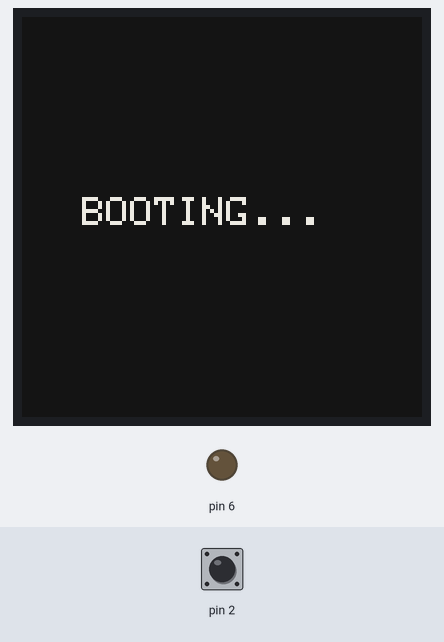
The sketch below on a simulated Arduino Uno, built for the host (arithmetic inside an expression is 32-bit, double 64-bit). On the bench: 200×200 one-colour display, output pins drawn as LEDs (lit = HIGH). Wiring (inferred from the names in the program): PCF8563 clock at I2C address 0x51. The inputs (shaded band) are chosen by the test bench; at power-on: pin 2 HIGH. The local clock reads 2024-03-15 10:24:30 at power-on unless the sketch sets it; what the sketch prints to the serial monitor is not drawn.

Above: at 4.4 s.
4.5 s: pin 2 pulled LOW for 0.15 s
At 6.1 s:
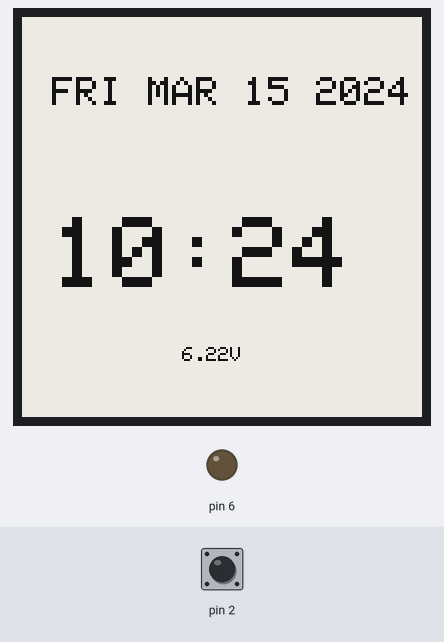
6.6 s: pin 2 pulled LOW for 1 s
At 8.0 s:
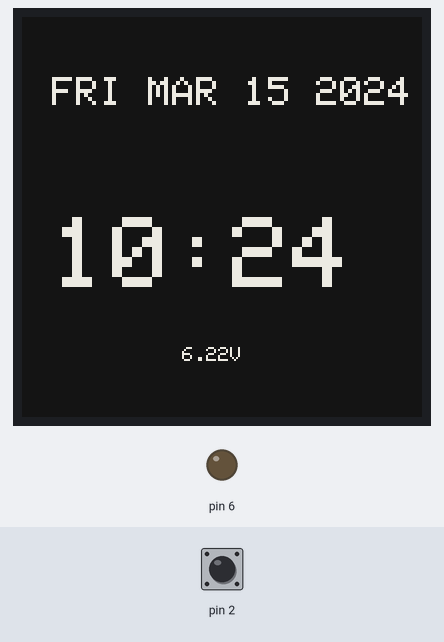
9.1 s: pin 2 pulled LOW for 0.15 s
At 9.5 s:
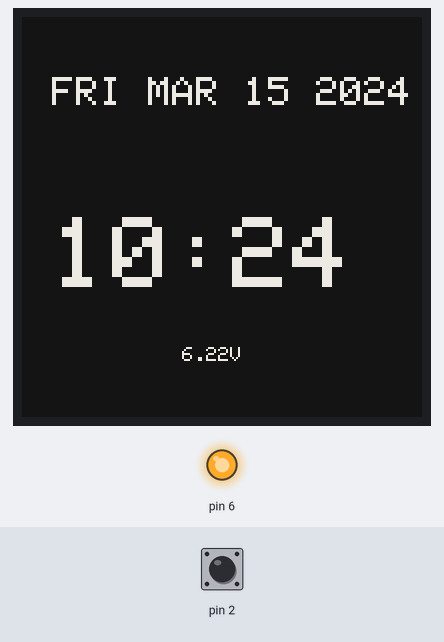
Timing chart, 0 to 12.1 s (numbered marks = the images above; inputs shaded):
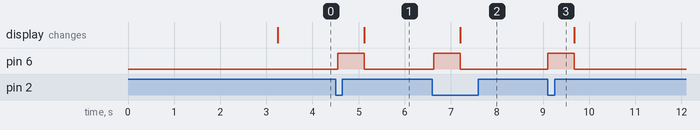

The sketch:

10_dateIntegrated.ino
```cpp
#include <Wire.h>
#include <avr/sleep.h>
#include <GxEPD2_BW.h>
#include <Adafruit_GFX.h>
#include "RTClib.h"

// --- PROGMEM FIXED: Explicit array dimensions [Items][Length] ---
const char monthNames[][4] PROGMEM = {
  "JAN", "FEB", "MAR", "APR", "MAY", "JUN",
  "JUL", "AUG", "SEP", "OCT", "NOV", "DEC"
};

const char daysOfTheWeek[][4] PROGMEM = {
  "SUN", "MON", "TUE", "WED", "THU", "FRI", "SAT"
};

// 1.54" E-ink Display (CS, DC, RST, BUSY)
GxEPD2_BW<GxEPD2_154_D67, 32> display(GxEPD2_154_D67(10, 9, 8, 7));
RTC_PCF8563 rtc;

volatile bool RTC_Triggered = false;
bool isDarkMode = true;

// Calibrated internal voltage check
float getBatteryVoltage() {
  ADMUX = _BV(REFS0) | _BV(MUX3) | _BV(MUX2) | _BV(MUX1);
  delay(2);
  ADCSRA |= _BV(ADSC);
  while (bit_is_set(ADCSRA, ADSC));
  uint8_t low  = ADCL;
  uint8_t high = ADCH;
  long result = (high << 8) | low;
  float vcc = 1400000L / result;
  return vcc / 1000.0;
}

void setup() {
  Serial.begin(115200);
  delay(1000);
  Serial.println(F("\n--- VANCOUVER WATCH: GOLD MASTER ---"));

  pinMode(6, OUTPUT);
  pinMode(2, INPUT_PULLUP);

  Wire.begin();
  Wire.setClock(10000);
  rtc.begin();

  // --- ONE-TIME TIME SYNC ---
  // MARCH 27, 2026 @ 14:35:00
  // Upload once, then comment out this line and re-upload!
  // rtc.adjust(DateTime(2026, 3, 28, 16, 35, 0));

  initRTC();

  display.init(115200, true, 2, false);
  display.setRotation(3);
  display.setFullWindow();
  display.firstPage();
  do {
    display.fillScreen(GxEPD_BLACK);
    display.setTextColor(GxEPD_WHITE);
    display.setTextSize(2);
    display.setCursor(30, 90);
    display.print(F("BOOTING..."));
  } while (display.nextPage());
  display.powerOff();

  attachInterrupt(digitalPinToInterrupt(2), wakeUpISR, LOW);
}

void loop() {
  if (RTC_Triggered) {
    detachInterrupt(digitalPinToInterrupt(2));
    digitalWrite(6, HIGH);

    clearRTCInterrupt();

    DateTime now = rtc.now();
    float batt = getBatteryVoltage();
    isDarkMode = !isDarkMode; // Heartbeat toggle

    updateDisplay(now, batt, isDarkMode);

    RTC_Triggered = false;
    digitalWrite(6, LOW);

    attachInterrupt(digitalPinToInterrupt(2), wakeUpISR, LOW);
  }

  set_sleep_mode(SLEEP_MODE_PWR_DOWN);
  sleep_enable();
  sleep_cpu();
  sleep_disable();
}

void wakeUpISR() {
  RTC_Triggered = true;
}

void initRTC() {
  writeRTC(0x00, 0x00);
  writeRTC(0x01, 0x01); // TIE = 1
  writeRTC(0x0E, 0x82); // 1Hz source
  writeRTC(0x0F, 0x3C); // 60 Seconds
}

void clearRTCInterrupt() {
  writeRTC(0x01, 0x01);
}

void updateDisplay(DateTime now, float batt, bool darkMode) {
  digitalWrite(8, LOW); delay(10); digitalWrite(8, HIGH); delay(10);
  display.init(115200, false);
  display.setPartialWindow(0, 0, display.width(), display.height());

  uint16_t bgColor = darkMode ? GxEPD_BLACK : GxEPD_WHITE;
  uint16_t fgColor = darkMode ? GxEPD_WHITE : GxEPD_BLACK;

  display.firstPage();
  do {
    display.fillScreen(bgColor);
    display.setTextColor(fgColor);

    // --- 1. DATE LINE (FRI MAR 27) ---
    display.setTextSize(2);
    display.setCursor(15, 30);

    char dayBuf[4];
    char monthBuf[4];
    // Decays 2D array to pointer correctly for strcpy_P
    strcpy_P(dayBuf, daysOfTheWeek[now.dayOfTheWeek()]);
    strcpy_P(monthBuf, monthNames[now.month()-1]);

    display.print(dayBuf);
    display.print(F(" "));
    display.print(monthBuf);
    display.print(F(" "));
    display.print(now.day());
    display.print(F(" "));
    display.print(now.year());

    // --- 2. TIME LINE (14:35) ---
    display.setCursor(15, 100);
    display.setTextSize(5);
    if(now.hour() < 10) display.print('0');
    display.print(now.hour());
    display.print(':');
    if(now.minute() < 10) display.print('0');
    display.print(now.minute());

    // --- 3. INFO LINE (3.82V) ---
    display.setTextSize(1);
    display.setCursor(80, 165);
    display.print(batt);
    display.print(F("V"));

  } while (display.nextPage());
  display.powerOff();
}

void writeRTC(byte reg, byte data) {
  Wire.beginTransmission(0x51);
  Wire.write(reg);
  Wire.write(data);
  Wire.endTransmission();
}
```

Measured:
- after the input at 4.5 s, pin 6: LOW → HIGH after 0.05 s, → LOW 0.57 s later; the display: first differs from a run without the input after 0.63 s (image 1)
- after the input at 6.6 s, pin 6: LOW → HIGH at once, → LOW 0.57 s later; the display: first differs from a run without the input after 0.60 s (image 2)
- after the input at 9.1 s, pin 6: LOW → HIGH at once, → LOW 0.57 s later
